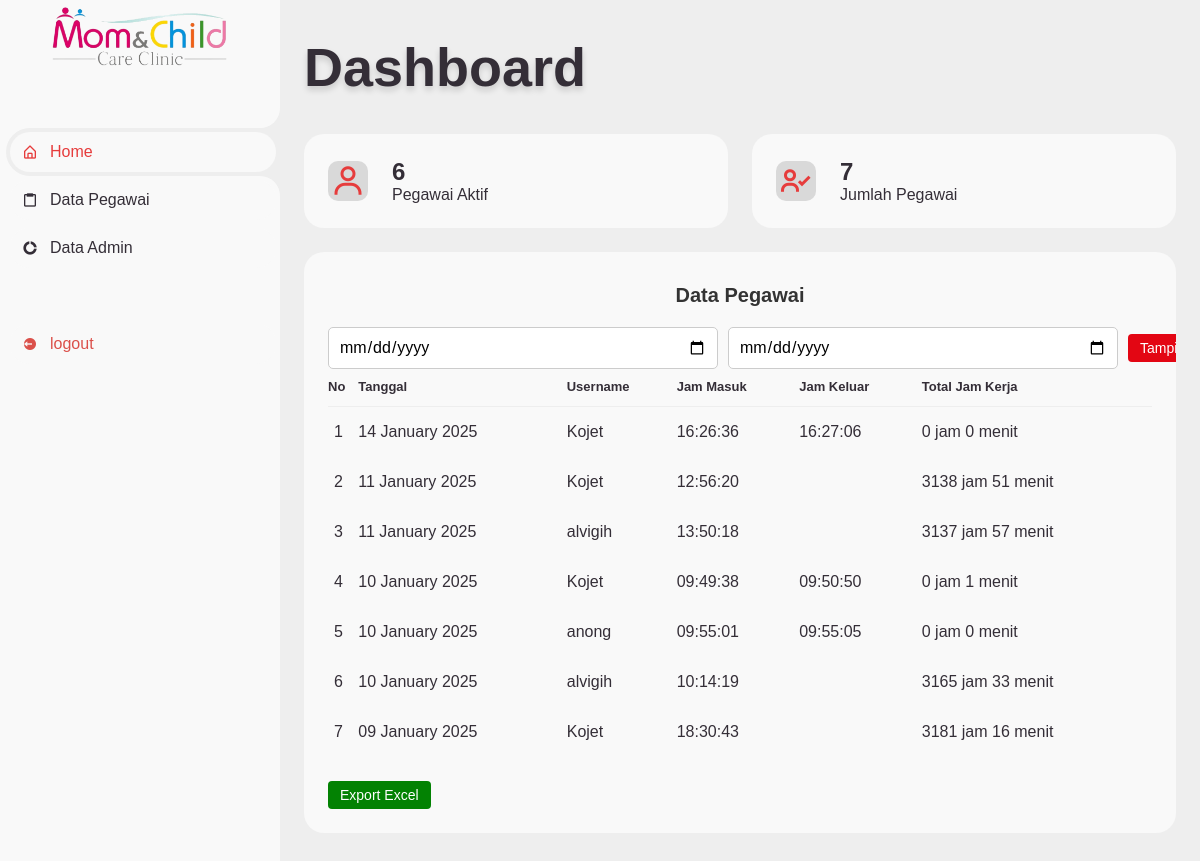
Screenshot of /admin/home/home.php (signed in) with the database file from the repository.
### tables this page shows
CREATE TABLE `presensi` (
  `id` int(11) NOT NULL,
  `id_pegawai` int(11) NOT NULL,
  `tanggal_masuk` varchar(50) NOT NULL,
  `jam_masuk` varchar(50) NOT NULL,
  `foto_masuk` varchar(50) NOT NULL,
  `tanggal_keluar` varchar(50) NOT NULL,
  `jam_keluar` varchar(50) NOT NULL,
  `foto_keluar` varchar(50) NOT NULL
);

CREATE TABLE `pegawai` (
  `id` int(11) NOT NULL,
  `nip` varchar(50) NOT NULL,
  `nama` varchar(50) NOT NULL,
  `jenis_kelamin` varchar(50) NOT NULL,
  `alamat` varchar(225) NOT NULL,
  `no_hp` varchar(20) NOT NULL,
  `jabatan` varchar(20) NOT NULL,
  `lokasi_presensi` varchar(225) NOT NULL,
  `foto` varchar(50) NOT NULL
);

### admin/home/home.php (the view, shortened to what this page needs)
<?php
require_once("../../config.php");
$pegawai = mysqli_query($connection, "SELECT pegawai.*, user.status FROM pegawai JOIN user ON pegawai.id = user.id_pegawai WHERE user.status = 'Aktif'
");
$total_aktif = mysqli_num_rows($pegawai);
$jumblah_pegawai = mysqli_query($connection, "SELECT pegawai.*, user.status FROM pegawai JOIN user ON pegawai.id = user.id_pegawai");
$total_pegawai = mysqli_num_rows($jumblah_pegawai);
if (empty($_GET['tanggal_dari'])) {
	$result = mysqli_query($connection, "SELECT pegawai.nama, presensi.tanggal_masuk, presensi.jam_masuk, presensi.tanggal_keluar, presensi.jam_keluar FROM presensi JOIN pegawai  ON presensi.id_pegawai = pegawai.id ORDER BY presensi.tanggal_masuk DESC");
}
?>
<!DOCTYPE html>
<html lang="en">
<head>
	<link href='https://unpkg.com/boxicons@2.0.9/css/boxicons.min.css' rel='stylesheet'>
	<link rel="stylesheet" href="../../assets/css/style.css?v=<?= filemtime('../../assets/css/style.css'); ?>">
</head>
<body>
	<section id="content">
		<section id="sidebar">
			<a href="#" class="brand">
				<img src="../../assets/momchild.png" alt="Mom & Child Logo" class="brand-img">
			</a>
			<ul class="side-menu top">
				<li class="active">
					<a href="../home/home.php">
						<i class='bx bx-home-alt'></i>
						<span class="text">Home</span>
					</a>
				</li>
				<li>
					<a href="../data_pegawai/pegawai.php">
						<i class='bx bx-clipboard'></i>
						<span class="text">Data Pegawai</span>
					</a>
				</li>
				<li class="has-submenu">
					<a href="#">
						<i class='bx bxs-doughnut-chart'></i>
						<span class="text">Data Admin</span>
					</a>
				</li>
			</ul>
			<ul class="side-menu">
				<li>
					<a href="../../login/logout.php" class="logout">
						<i class='bx bxs-log-out-circle'></i>
						<span class="text">logout</span>
					</a>
				</li>
			</ul>
		</section>
		<main>
			<div class="head-title">
				<div class="left">
					<h1>Dashboard</h1>
				</div>
			</div>
			<ul class="box-info">
				<li>
					<i class='bx bx-user'></i>
					<span class="text">
						<h3><?= $total_aktif ?></h3>
						<p>Pegawai Aktif</p>
					</span>
				</li>
				<li>
					<i class='bx bx-user-check'></i>
					<span class="text">
						<h3><?= $total_pegawai ?></h3>
						<p>Jumlah Pegawai</p>
					</span>
				</li>
			</ul>
			<div class="table-data">
				<div class="order">
					<label style="font-size: 20px; text-align: center; margin-bottom: 20px;">Data Pegawai</label>
					<div class="head-title">
						<form method="get">
							<div class="left">
								<div class="posisi">
									<div class="left">
										<input type="date" class="form-control" name="tanggal_dari">
									</div>
									<div class="left">
										<input type="date" class="form-control" name="tanggal_sampai">
									</div>
									<div class="left">
										<button type="submit" class="btn-delete">Tampilkan</button>
									</div>
								</div>
							</div>
						</form>
					</div>
					<div class="head">
						<table>
							<thead>
								<tr>
									<th>No</th>
									<th>Tanggal</th>
									<th>Username</th>
									<th>Jam Masuk</th>
									<th>Jam Keluar</th>
									<th>Total Jam Kerja</th>
								</tr>
							</thead>
							<?php if (mysqli_num_rows($result) === 0) { ?>
								<tr>
									<td colspan="5">Rekap Absensi Masih Kosong.</td>
								</tr>
							<?php } else { ?>
								<?php
								$no = 1;
								while ($rekap = mysqli_fetch_array($result)) :
									$jam_tanggal_masuk = date('Y-m-d H:i:s', strtotime($rekap['tanggal_masuk'] . ' ' . $rekap['jam_masuk']));
									$jam_tanggal_keluar = date('Y-m-d H:i:s', strtotime($rekap['tanggal_keluar'] . ' ' . $rekap['jam_keluar']));
									$timestamp_masuk = strtotime($jam_tanggal_masuk);
									$timestamp_keluar = strtotime($jam_tanggal_keluar);
									$selisih = $timestamp_keluar - $timestamp_masuk;
									$total_jam_kerja = floor($selisih / 3600);
									$selisih -= $total_jam_kerja * 3600;
									$selisih_menit_kerja = floor($selisih / 60);
								?>
									<tbody>
										<tr>
											<td><?= $no++ ?></td>
											<td><?= date('d F Y', strtotime($rekap['tanggal_masuk'])) ?></td>
											<td><?= $rekap['nama'] ?></td>
											<td><?= $rekap['jam_masuk'] ?></td>
											<td><?= $rekap['jam_keluar'] ?></td>
											<td><?= $total_jam_kerja . ' jam ' . $selisih_menit_kerja . ' menit' ?></td>
										</tr>
									</tbody>
								<?php endwhile ?>
							<?php } ?>
						</table>
					</div>
					<a href="export_excel.php?tanggal_dari=<?= $_GET['tanggal_dari'] ?? '' ?>&tanggal_sampai=<?= $_GET['tanggal_sampai'] ?? '' ?>" class="excel-btn">Export Excel</a>
				</div>
			</div>
		</main>
	</section>
</body>
</html>

### rows the page displays
presensi: tanggal_masuk "14 January 2025", id_pegawai.nama "Kojet", jam_masuk "16:26:36", jam_keluar "16:27:06", total_jam_kerja "0", selisih_menit_kerja "0"
presensi: tanggal_masuk "11 January 2025", id_pegawai.nama "Kojet", jam_masuk "12:56:20", total_jam_kerja "3138", selisih_menit_kerja "51"
presensi: tanggal_masuk "11 January 2025", id_pegawai.nama "alvigih", jam_masuk "13:50:18", total_jam_kerja "3137", selisih_menit_kerja "57"
presensi: tanggal_masuk "10 January 2025", id_pegawai.nama "Kojet", jam_masuk "09:49:38", jam_keluar "09:50:50", total_jam_kerja "0", selisih_menit_kerja "1"
presensi: tanggal_masuk "10 January 2025", id_pegawai.nama "anong", jam_masuk "09:55:01", jam_keluar "09:55:05", total_jam_kerja "0", selisih_menit_kerja "0"
presensi: tanggal_masuk "10 January 2025", id_pegawai.nama "alvigih", jam_masuk "10:14:19", total_jam_kerja "3165", selisih_menit_kerja "33"
presensi: tanggal_masuk "09 January 2025", id_pegawai.nama "Kojet", jam_masuk "18:30:43", total_jam_kerja "3181", selisih_menit_kerja "16"

### other values shown
$total_aktif "6"
$total_pegawai "7"
